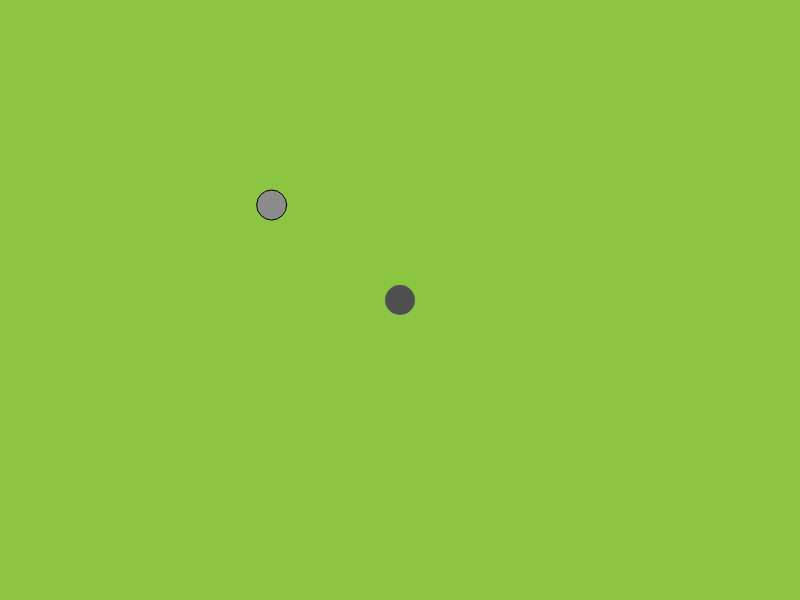
Frame 1 (no input)
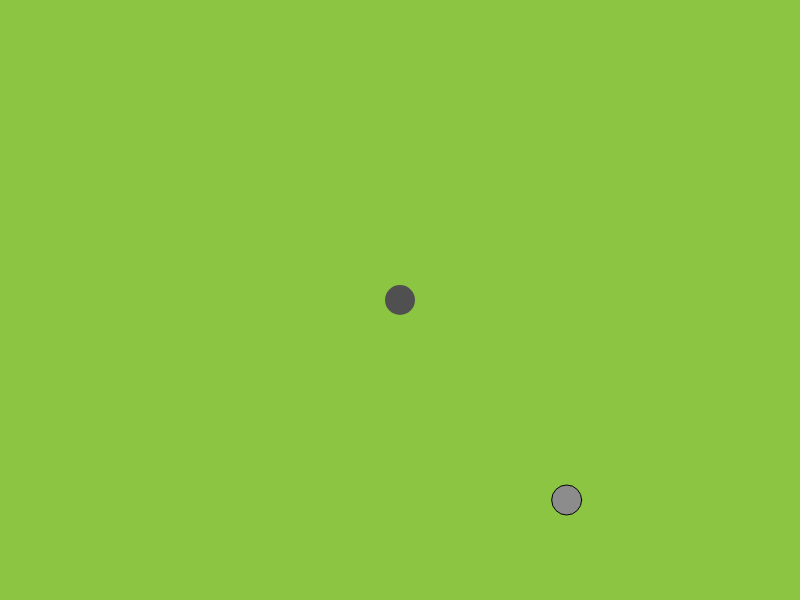
Frame 60 (no input)
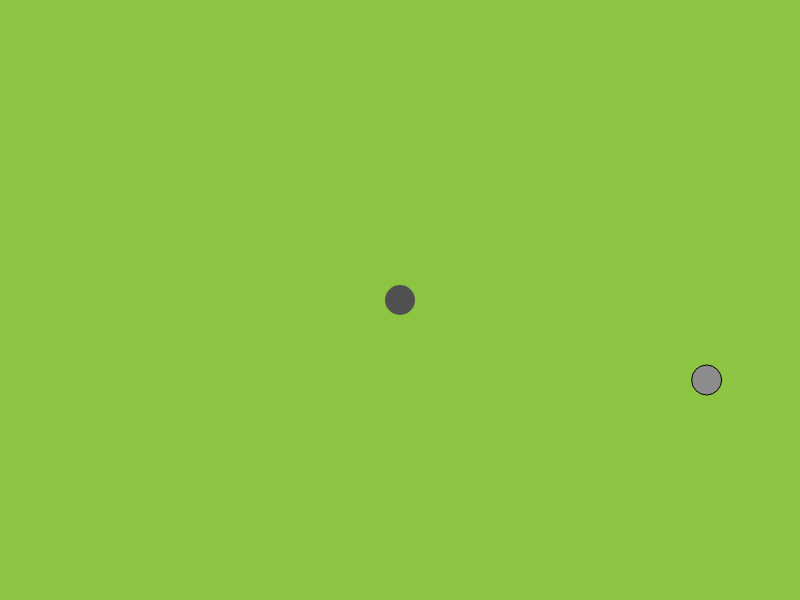
Frame 120 (the mouse pressed at the canvas centre since frame 60)

The p5.js sketch that drew these frames (run headless with seeded random() and noise() and a simulated clock; from frame 60 on, the mouse is pressed at the canvas centre):

// p5.js sketch
// ── sketch.js
// TOP DOWN PLAYER

// Declare Global Variables
let player1;
var isTeleported = true;

// SETUP FUNCTION - Runs once at beginning of program
function setup() {
	createCanvas(800, 600);
	
	// Initialize Global Variables
	initVars();
}

// DRAW FUNCTION - Loops @ 60FPS by default
function draw() {
  	// LOGIC
	// Player 1/2 Movement
	player1.move();
	player2.bounce();
		
	// DRAW
	background(140, 197, 66);
	
	// Draw Player 1/2
	player1.show();
	player2.show();

}

function keyPressed() {
		player1.teleport();
}

// ── helpers.js
function gameLogic() {
    player1.move();
    player2.move();
    bounce1.bounce();
    bounce2.bounce();
    bounce3.bounce();
    bounce4.bounce();
    checkPlayerBallCollision();
}

function drawGame() {
    player1.show();
    player2.show();
    bounce1.show();
    bounce2.show();
    bounce3.show();
    bounce4.show();
}

function drawStartScreen() {
    background(255);
    textSize(40);
    fill(0);
    textAlign(CENTER);
    text("CLICK TO START", width / 2, 300);
}

function drawGameOverP1() {
    background(0);
    fill(255);
    text("BLACK CIRCLE WINS", width / 2, 300);
    text("CLICK TO PLAY AGAIN", width / 2, 400);
}

function drawGameOverP2() {
    background(255);
    fill(0);
    text("WHITE CIRCLE WINS", width / 2, 300);
    text("CLICK TO PLAY AGAIN", width / 2, 400);
}

function checkPlayerBallCollision() {
    //Check P1
    if (circleIntersect(player1, bounce1) || circleIntersect(player1, bounce2) ||
        circleIntersect(player1, bounce3) || circleIntersect(player1, bounce4)) {
        gameState = "gameOverP1";
    }

    if (circleIntersect(player2, bounce1) || circleIntersect(player2, bounce2) ||
        circleIntersect(player2, bounce3) || circleIntersect(player2, bounce4)) {
        gameState = "gameOverP2";
    }
}
// ── player.js
function initVars() {
	player1 = {
		// Properties (STATE)
		x: width / 2,
		y: height / 2,
		r: 15,
		speed: 5,
		col: 80,
		// Methods (BEHAVIOUR)
		move: function () {
			if (keyIsDown(LEFT_ARROW)) {
				this.x += -this.speed;
			} else if (keyIsDown(RIGHT_ARROW)) {
				this.x += this.speed;
			} else if (keyIsDown(UP_ARROW)) {
				this.y += -this.speed;
			} else if (keyIsDown(DOWN_ARROW)) {
				this.y += this.speed;
			}
		},
		show: function () {
			fill(this.col);
			noStroke();
			ellipse(this.x, this.y, 2 * this.r);
		},
		teleport: function () {
			if (keyCode == 32) {
				this.x = Math.random() * 750 + this.r;
				this.y = Math.random() * 550 + this.r;
			}
		}
	};

	player2 = {
		// Properties (STATE)
		x: width / 3,
		y: height / 3,
		r: 15,
		xSpeed: 5,
		ySpeed: 5,
		col: 140,
		// Methods (BEHVIOUR)
		show: function () {
			fill(this.col);
			stroke(0);
			ellipse(this.x, this.y, 2 * this.r);
		},
		bounce: function () {
			this.x += this.xSpeed
			this.y += this.ySpeed
			if (this.x + this.r > width || this.x - this.r < 0) {
				this.xSpeed = -this.xSpeed;
			}

			if (this.y + this.r > height || this.y - this.r < 0) {
				this.ySpeed = -this.ySpeed;
			}
		}
	}

}
